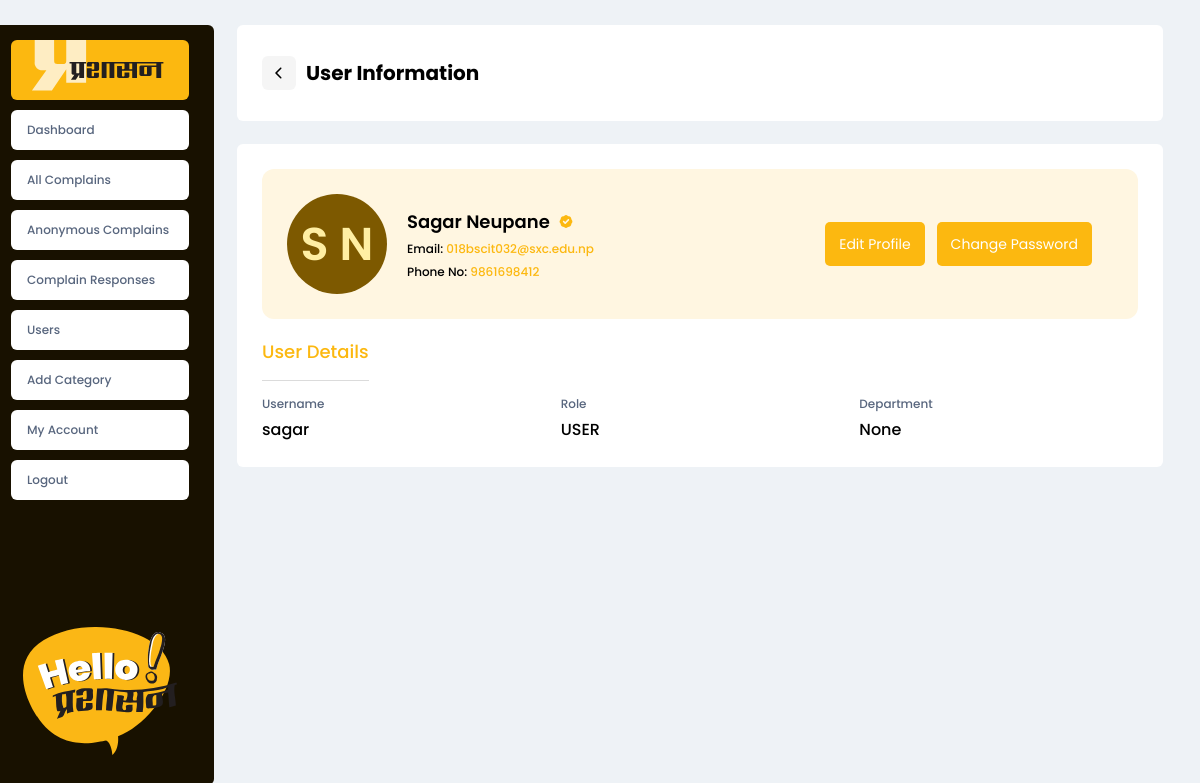
The page /all_user/view_user/2 (signed in) on the database its author committed.
### account/models.py (models this page shows, shortened)
class CustomUser(AbstractUser):
    username = models.CharField(max_length=255,unique=True)
    first_name = models.CharField(max_length=150)
    last_name = models.CharField(max_length=150)
    email = models.EmailField(unique=True)
    phone_number = models.CharField(
        max_length=10, null=True,
        validators=[
            RegexValidator(r'^\d{10}$', 'Phone number must be 10 digits')
        ]
    )
    created_date=models.DateTimeField(auto_now_add=True)
    role = models.PositiveSmallIntegerField(
        choices=choices.ROLE_CHOICES, blank=True, default=3
    )
    admin_category = models.ForeignKey(
        ComplainName, on_delete=models.SET_NULL, null=True
    )
    USERNAME_FIELD='email'
    REQUIRED_FIELDS=['username',]

### account/decorators.py (the view)
    def wrapper(request, *args, **kwargs):
        if request.user.role == 1:
            return view_func(request, *args, **kwargs)
        else:
            return "Permission denied. You are not an superadmin."

### main/views.py (called while the page is built)
@is_superadmin
def view_user(request,id):
    user=get_object_or_404(CustomUser, id=id)
    context={
        'user':user,
    }
    return render(request,'main/view_user.html',context)

### main/templates/main/view_user.html (shortened to what this page needs)
{% include 'layouts/header.html' %}
<section id="dashboard">
    <div class="container-fluid">
        <div class="row">
            <div class="col-md-2">
                {% include 'layouts/left-dash.html' %}
            </div>
            <div class="col-md-10 arrange-account">
                <div class="mid-complain">
                    <div class="mid-complain-heading">
                        <div class="dash-header">
                            <div class="pointer" id="back-button">
                            </div>
                            <div class="heading">
                                <p>User Information</p>
                            </div>
                        </div>
                    </div>
                    <div class="myaccount-content">
                        <div class="myaccount-upper">
                            <div class="account-user">
                                <div class="account-user-int">
                                    <p>{{ user.first_name.0 }} {{ user.last_name.0 }}</p>
                                </div>
                                <div class="account-user-details">
                                    <div class="account-name">
                                        <p>{{ user.first_name }} {{ user.last_name }}</p>
                                    </div>
                                    <div class="account-email">
                                        <p>Email: <span>{{ user.email }}</span></p>
                                    </div>
                                    <div class="account-phone">
                                        <p>Phone No: <span>{{ user.phone_number }}</span></p>
                                    </div>
                                </div>
                            </div>
                            <div class="account-button">
                                <div class="account-upper-button">
                                    <button><a href="{% url 'account:edit_user' id=user.id %}"> Edit Profile </a></button>
                                </div>
                                <div class="account-upper-button">
                                    <button><a href="{% url 'account:admin_can_change_password' id=user.id %}"> Change Password </a></button>
                                </div>
                            </div>
                        </div>
                        <div class="myaccount-lower">
                            <div class="account-user-heading">
                                <p>User Details</p>
                            </div>
                            <div class="personal-details">
                                <div class="personal-info">
                                    <p>Username</p>
                                    <h5>{{ user.username }}</h5>
                                </div>
                                <div class="personal-info">
                                    <p>Role</p>
                                    <h5>{{ user.get_role_display }}</h5>
                                </div>
                                <div class="personal-info">
                                    <p>Department</p>
                                    <h5>{{ user.admin_category }}</h5>
                                </div>
                            </div>
                        </div>
                    </div>
                </div>
            </div>
        </div>
</section>
{% include 'layouts/footer.html' %}

### main/static/css/style.css (style rules this page uses)
body { font-family:poppins!important; }
* { box-sizing: border-box; }
:root { --Pra-Yellow: #fcb810; --Border1: #dbdbdb; --TextColor: #58667e; --Pra-White: #ffffff; --Pra-Black: #000000; }
body { background: #eef2f6; }
#dashboard { height: auto; background: #eef2f6; }
a { text-decoration: none; }
.mid-complain { display: flex; padding: 25px; flex-direction: column; align-items: flex-start; gap: 23px; }
.pointer { display: flex; padding: 5px; align-items: center; gap: 10px; border-radius: 6px; background: #f5f5f5; margin-right: 10px; transition: all 0.3s ease-in-out; }
.mid-complain-heading { display: flex; height: 96px; padding: 25px; justify-content: space-between; align-items: center; align-self: stretch; border-radius: 6px; background: #fff; }
.dash-header { display: flex; align-items: center; text-align: center; flex-direction: row; }
.heading p { color: #000; font-family: Poppins; font-size: 20px; font-style: normal; font-weight: 700; line-height: normal; margin-bottom: 0px; }
.myaccount-content { display: flex; padding: 25px; flex-direction: column; align-items: center; gap: 20px; align-self: stretch; border-radius: 6px; background: var(--Pra-White); }
.myaccount-upper { display: flex; padding: 25px 45px 25px 25px; justify-content: space-between; align-items: center; align-self: stretch; border-radius: 12px; background: #fff6e1; }
.account-user { display: flex; align-items: center; gap: 20px; }
.account-user-int { display: flex; width: 100px; height: 100px; flex-direction: column; justify-content: center; align-items: center; gap: 10px; border-radius: 1000px; background: #7d5900; }
.account-user-int p { color: #ffefa3; font-family: Poppins; font-size: 46px; font-style: normal; font-weight: 600; line-height: normal; margin-bottom: 0px; }
.account-user-details { display: flex; flex-direction: column; justify-content: center; align-items: flex-start; gap: 5px; align-self: stretch; }
.account-name { display: flex; align-items: center; gap: 8px; align-self: stretch; }
.account-name p { color: #000; font-family: Poppins; font-size: 18px; font-style: normal; font-weight: 600; line-height: normal; margin-bottom: 0px; }
.account-email { display: flex; align-items: center; gap: 5px; }
.account-email p { color: #000; font-family: Poppins; font-size: 12px; font-style: normal; font-weight: 500; line-height: normal; margin-bottom: 0px; }
.account-email span { color: var(--Pra-Yellow); }
.account-phone { display: flex; align-items: center; gap: 5px; }
.account-phone p { color: #000; font-family: Poppins; font-size: 12px; font-style: normal; font-weight: 500; line-height: normal; margin-bottom: 0px; }
.account-phone span { color: var(--Pra-Yellow); }
.account-button { display: flex; flex-direction: row; gap: 10px; }
.account-upper-button { display: flex; padding: 1px; justify-content: center; align-items: center; gap: 4px; }
.account-upper-button button { display: flex; padding: 14px; flex-direction: column; justify-content: center; align-items: center; border-radius: 5px; background: var(--Pra-Yellow); transition: all 0.3s ease-in-out; border: none; }
.account-upper-button button a { color: var(--Pra-White); font-feature-settings: "calt" off, "liga" off; font-size: 14px; font-style: normal; font-weight: 400; line-height: 16.1px; text-decoration: none; }
.myaccount-lower { display: flex; flex-direction: column; align-items: flex-start; gap: 10px; align-self: stretch; }
.account-user-heading { display: flex; height: 42px; padding-bottom: 0px; flex-direction: column; justify-content: center; align-items: flex-start; border-bottom: 1px solid var(--Border1); }
.account-user-heading p { color: var(--Pra-Yellow); font-family: Poppins; font-size: 18px; font-style: normal; font-weight: 500; line-height: normal; align-self: stretch; }
.personal-details { display: flex; width: 100%; align-items: center; gap: 20px; }
.personal-info { display: flex; flex-direction: column; justify-content: center; align-items: center; gap: 1px; flex: 1 0 0; }
.personal-info p { display: flex; height: 25px; flex-direction: column; justify-content: center; align-self: stretch; color: var(--TextColor); font-family: Poppins; font-size: 12px; font-style: normal; font-weight: 500; line-height: normal; margin-bottom: 0px; }
.personal-info h5 { align-self: stretch; color: var(--Pra-Black); font-family: Poppins; font-size: 16px; font-style: normal; font-weight: 500; line-height: normal; margin-bottom: 0px; }

### rows shown on the page
CustomUser: first_name.0 "S", last_name.0 "N", first_name "Sagar", last_name "Neupane", email "018bscit032@sxc.edu.np", phone_number "9861698412", username "sagar", role "USER", admin_category "None"
